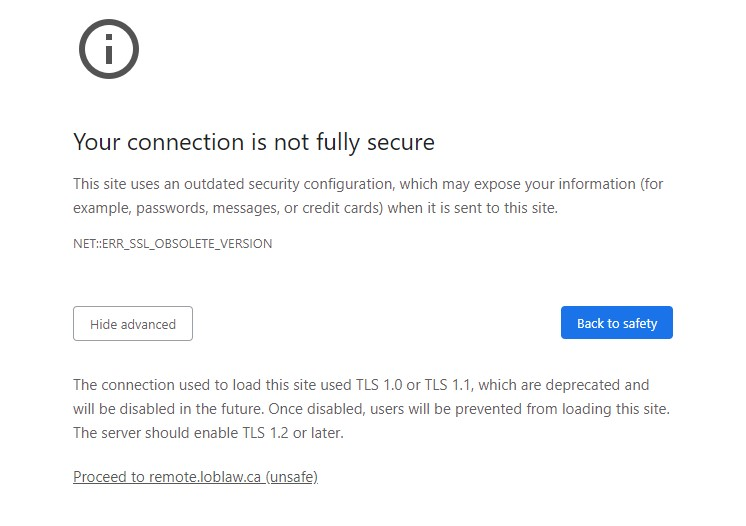
#> input picture Images/image.jpg, 746 x 526 px
$ jupyter execute images.ipynb
#> lines starting #> are read from the running program, lines starting #| are printed output that depends on the picture
[cell 1]
from PIL import Image

[cell 2]
image = Image.open('image.jpg')
#> image is the input picture: PIL image 746x526 RGB; mean R, G, B 248.2, 248.9, 249.8

Cropping Image

[cell 3]
cropped = image.crop((70,0,150,100))
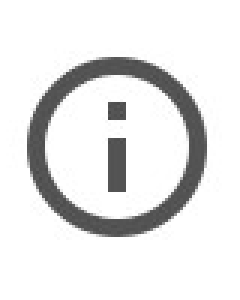
#> cropped: PIL image 80x100 RGB (shown 3 times larger); min 73, max 255, mean 229.8

Paste Image

[cell 4]
image.paste(cropped, (0,0))
